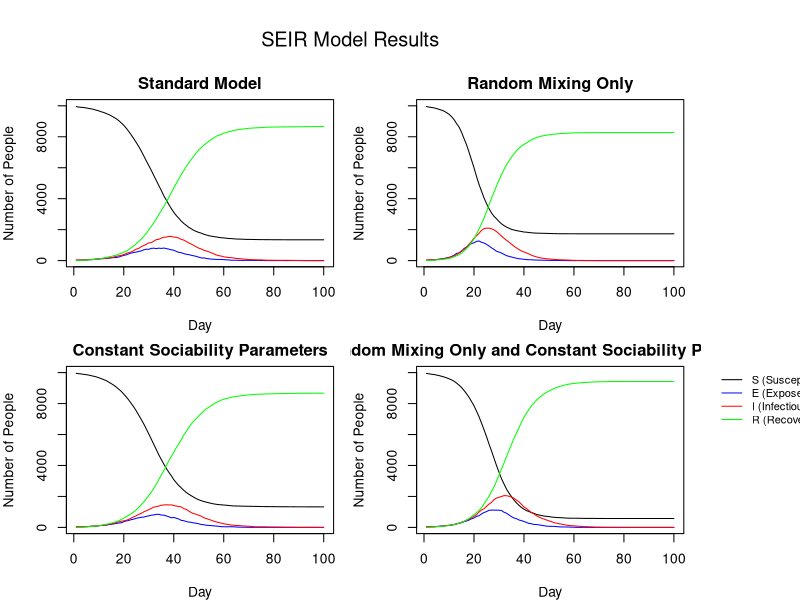

The R source for this figure:
###########################################################
# File:    Submission.R
# Authors: Colin McDonagh (s2213748), Matthew Poole (s2892092)
# , James Horn (s2304075)
# Date:    2025-10-13
###########################################################
#
### About
#
# This document contains an implementation of an SEIR model as 
# described in the Extended Statistical Programming module.
#
#
### Contributions:
#
# All members attended the majority of workshops and communicated remotely about progress made outside of
# class time.
#
# Colin McDonagh (%)  
#                      
#                     
#                      
#                      
#
# Matthew Poole  (%)  
#                      
#                      
#                      
#                       
#
# James Horn     (%)  
#                     
#                     
#

get.net = function(beta, h, n_c=15) {
  #' Creates a list of vectors, with each vector at position i containing the indices of people that person i is connected with socially.
  #' This is done by looping through each person, calculating their network based on the probability they are connected to someone else, 
  #' and then recording these values at position i of the list, and then recording the value i at each index of the list of the person
  #' in the social network.
  #' @param beta A list of uniform random deviates
  #' @param h a vector describing who shares houses
  #' @param n_c a value dictating the average number of connections per person.
  #' 
  #' @return a list of vectors, with the vector at position i being the social network of person i.
  
  # Define the number of people to consider
  n <- length(h)
  
  # Create a list of vectors for who shares a house with who, as people sharing houses cannot be in the same social network.
  house_network <- lapply(h, function(x) which(x == h))
  
  # Generate an empty list to populate with connections
  social_network <- vector("list",n)
  
  # loop through each person in the network
  for (i in 1:n) {
    # Create probabilities that person i is connected with each other person. 
    # Only consider person i and onwards as these values will be symmetric.
    network_probs <- c(rep(0,i-1), (beta[i]*n_c*beta[i:n])/(mean(beta)^2*(n-1))) 
    
    # Create probabilities to compare the network probs with.
    # The first i values are 1 as the first (i-1) have already been assigned networks, and person i cannot be in a network with themself. 
    probs <- c(rep(1,i), runif(n-i))
    
    # Assign the indices of people sharing a network to a vector, and exclude anyone who lives with them
    social_indices <- which(network_probs > probs)[-house_network[[i]]]
    
    # append the indices of people in person i's network to the list
    social_network[[i]] <- c(social_network[[i]], social_indices)
    
    # append person i to the network of each person in person i's network
    social_network[social_indices] <- lapply(social_network[social_indices], function(x) c(x, i))
  }
  
  return(social_network)
}


nseir <- function(beta,h,alink,alpha=c(.1,.01,.01),delta=.2,gamma=.4,nc=15, nt = 100,pinf = .005) {
  #' This function implements and simulates the SEIR model described in the introduction to this document for a given set of parameter
  #' values. It calculates the amount of people that are in the susceptible, exposed, infected, and recovered classes each day based 
  #' on households, a personal social network, and a random interaction network (where households and the personal networks are disjoint). 
  #' @param beta A list of uniform random deviates
  #' @param h A vector indexing who shares houses
  #' @param alink A list of vectors, with the vector at position i being the social network of person i.
  #' @param alpha A vector of parameters for alpha_h, alpha_c, and alpha_r (as described above) respectively.
  #' @param delta The probability that an infected individual transfers from the infected class to the recovered class each day.
  #' @param gamma The probability that an exposed individual transfers from the exposed class to the infected class each day.
  #' @param n_c A value of the average number of personal connections per person.
  #' @param nt The number of days to simulate the model over.
  #' @param pinf The proportion of the population infected at the start of the simulation.
  #' 
  #' @return A list of vectors, where these vectors contain the number of people in the susceptible class, exposed class, infected class, 
  #' recovered class, and the day these correspond to respectively.
  
  # Sets the number of people in the model
  n <- length(h)
  
  # Finds the initial number of people who should be infected
  ni <- round(n * pinf)
  
  # Creates a vector to contain the class of each individual each day
  x <- rep(0, n)
  
  # Calculates a constant used inside a loop once for efficiency
  k <- (alpha[3]*nc*beta) / (mean(beta)^2*(n-1))
  
  # Randomly samples the initial infected people from our population
  start_inf <- sample(1:n, ni, replace=FALSE)
  x[start_inf] <- 2
  
  # Initialise the vectors we will return from this function
  S <- E <- I <- R <- t_vec <- rep(0,nt)
  
  # Find the initial number of susceptible and infected people
  S[1] <- sum(x==0)
  I[1] <- sum(x==2)
  
  # Iterate the following over each day in the simulation
  for (t in 2:nt){
    
    # Initialise the vector to store people infected each day
    any_inf_vec <- rep(0,n)
    
    # Find the number of people infected on day t
    ii_inf <- which(x==2)
    
    # Iterate over each infected person to find out which susceptible people are infected by at least one infected person
    for (i in ii_inf){
      
      # Find the household and personal social network links of the current infected person
      house_ii <- which(h==h[i])
      pnet_ii <- alink[[i]]
      
      # Create a new vector where the jth entry will be the probability that person i infects person j by household or by the personal network
      personal_con <- rep(0,n)
      
      # If person j is in the household network of person i, set the jth value in personal_con to alpha_h
      personal_con[house_ii] <- alpha[1]
      # If person j is in the household network of person i, set the jth value in personal_con to alpha_c
      personal_con[pnet_ii] <- alpha[2]
      
      # Find the probabilities of person i infecting each other person in the random network.
      rnet_con <- k * beta[i]
      
      # Find which people are conncected to person i by household or personal network
      con_ii <- which(personal_con != 0)
      
      # Make a vector of uniform random deviates where only indices that correspond to contacts are sampled
      unif1 <- rep(1,n)
      unif1[con_ii] <- runif(length(con_ii))
      
      # Separate uniform random deviate of length n
      unif2 <- runif(n)
      
      # Simulate the probability that each person was infected by person i by household or personal network
      inf_vec1 <- personal_con > unif1
      # Simulate the probability that each person was infected by person i by random network
      inf_vec2 <- rnet_con >= unif2
      
      # Simulate the probability that each person was infected by person i
      inf_vec <- inf_vec1 | inf_vec2
      
      # Stores whether each person was infected by any infected person in the model on day t
      any_inf_vec <- inf_vec | any_inf_vec
    }
    
    # Create uniform random deviates
    u <- runif(n)
    
    # Infected people transition to recovered with class probability delta            
    x[x==2&u<delta] <- 3 
    # Exposed people transition to infected class with probability gamma
    x[x==1&u<gamma] <- 2  
    
    # (Only) Susceptible people transition to exposed class as calculated above
    x[x==0&(1*any_inf_vec)==1] <- 1
    
    # Sum the total people in each class and increment the day
    S[t] <- sum(x==0); E[t] <- sum(x==1)
    I[t] <- sum(x==2); R[t] <- sum(x==3)
    t_vec[t] <- t
  }  
  
  # Return the list of susceptible, exposed, infected, and recovered people on each day and the vector of day indices
  return(list(S=S,E=E,I=I,R=R,t=t_vec))
}

plot_seir = function(seir_results_list, title = 'SEIR Model Results') {
  
  #' Plots a list of SEIR model results in a 2x2 grid layout, showing the
  #' evolution of SEIR (Susceptible, Exposed, Infectious, Recovered) 
  #' compartments for one or more simulation results. Each element of
  #' `seir_results_list` should be a list containing vectors `S`, `E`,
  #' `I`, and `R` representing daily counts of individuals in each state.
  #' 
  #' @param seir_results_list A list of all model results
  #' @param title optional title for overall window
  #'     
  
  # Generate the grid layout with margin outside layout for legend
  par(mfrow = c(2, 2), mar = c(4, 4, 2, 1), oma = c(0, 0, 4, 6))
  
  # Create subplot titles
  plot_titles <- c(
    'Standard Model'
    ,'Random Mixing Only'
    ,'Constant Sociability Parameters'
    ,'Random Mixing Only and Constant Sociability Parameters'
  )
  
  for (i in seq_along(seir_results_list)) {
    
    # Obtain results timeframe in days
    seir_results <- seir_results_list[[i]]
    n_days <- length(seir_results$S)
    days <- 1:n_days
    
    # Generate line graphs for each class member of the population per day
    plot(
      days
      , seir_results$S
      , type = "l"
      , col = "black"
      , ylim = c(0, n)
      , xlab = "Day"
      , ylab = "Number of People"
      , main = plot_titles[i]
    )
    lines(days, seir_results$E, col = "blue")
    lines(days, seir_results$I, col = "red")
    lines(days, seir_results$R, col = "green")
  }
  
  # End layout plotting
  par(xpd = NA)
  
  # Create a clear legend for all plots
  legend("topright",
         inset = c(-0.55, 0),
         legend = c("S (Susceptible)", "E (Exposed)", "I (Infectious)", "R (Recovered)"),
         col = c("black", "blue", "red", "green"),
         lty = 1,
         xpd = NA,
         bty = "n",
         cex = 0.8)
  
  # Add a title for the overall window
  mtext(title, outer = TRUE, line = 1, cex = 1.2)
}


# Run models
# Specify the number of people in the simulation and the maximum number of people in a given household
system.time({n = 10000; hmax = 5

# Simulate beta values as standard uniform random deviates
beta <- runif(n)

# Simulate a vector of household contacts
h1 <- rep(rep(1:n, sample(1:hmax,n, replace=TRUE)), length.out=n)

# Simulate personal network information
alink <- get.net(runif(n), h1, 15)

# Create a list of models (using nseir) to compare
results_list <- list(
  
  # Standard model with personal, household, and random mixing
  nseir(beta, h1, alink)
  
  # Run model with random mixing only
  ,nseir(beta, h1, alink, alpha=c(0, 0, 0.04))
  
  # Run model with constant sociability parameters for each person
  ,nseir(beta=rep(mean(beta),n), h1, alink)
  
  # Run model with constant sociability parameters for each person and only consider random mixing
  ,nseir(beta=rep(mean(beta),n), h1, alink, alpha=c(0, 0, 0.04))
  
)
plot_seir(results_list)
})
# Standard Model
# -------------------------------------------------------------------------

# This represents a typical SEIR model with household and personal 
# networks. Day 0-10 a small number of infections initially appear. Between
# days 30-40 the number of infected people reaches its peak as many susceptible
# people are already infected/immune. As a result, between day 50-70 
# new infections decrease rapidly and finally the epidemic stablises around day 
# 80-100 as almost all people have recovered.


# Random mixing only
# -------------------------------------------------------------------------

# We see a similar trend compared with the standard model
# in terms of changes in SEIR numbers, however the number of exposed 
# people peaks sooner and larger at around day 20.

# Infected individuals mostly contact people they already know
# within household/personal networks, meaning once their household 
# or close network becomes infected, they run out of new susceptibles
# before the infection reaches the rest of the population.

# However without personal and household networks, the population 
# mixes homogenously with less specific population interaction
# ,causing the E and I curves to rise and peak earlier. It appears
# that the rate of recovery is also larger, however this is due to larger
# numbers of infected people per day, the rate of recovery remains constant
# in both this model and the standard.
# 
